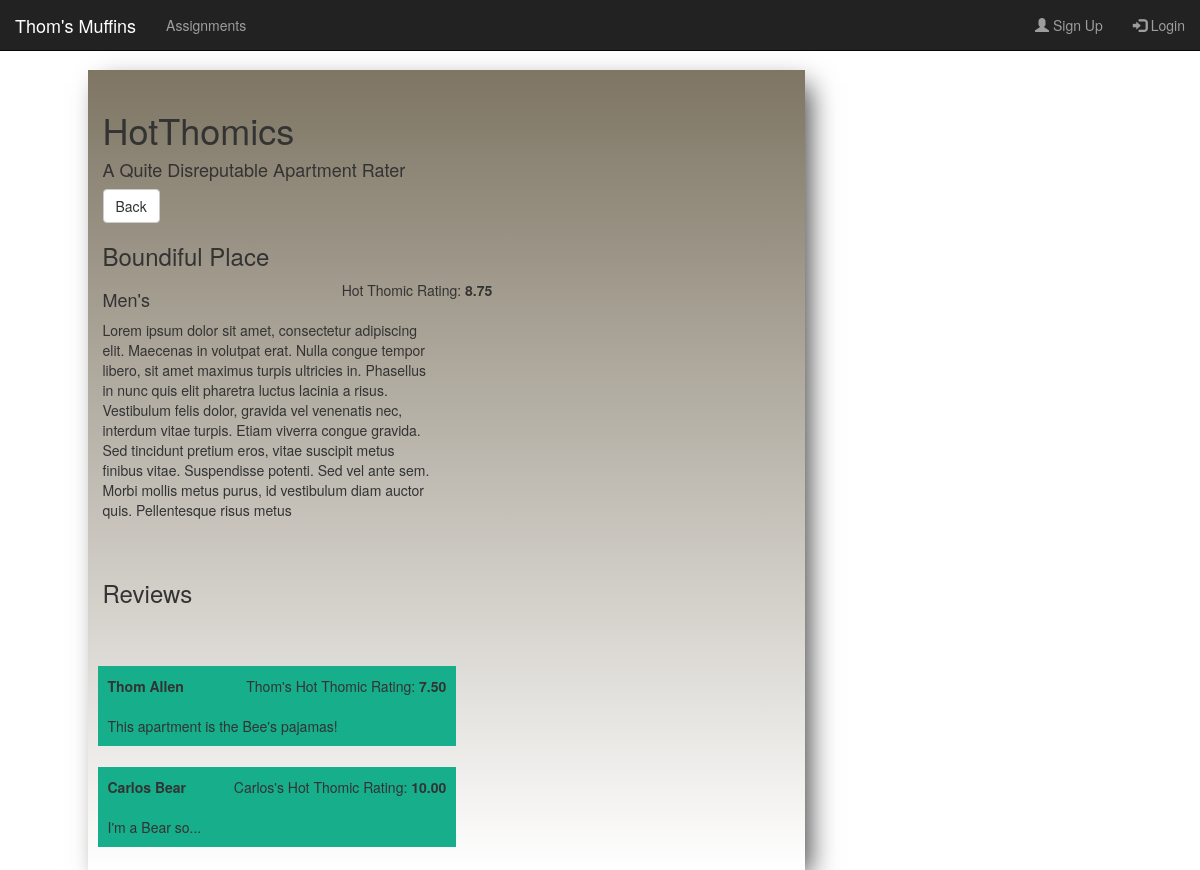
The app's page /assignments/phpDA/reviews.php?apt_id=1 with its own data.
### tables this page shows
CREATE TABLE complex
(
	id int NOT NULL AUTO_INCREMENT,
	name varchar(255) NOT NULL,
	description varchar(500) NOT NULL,
	gender_housing boolean NOT NULL,
	average_rating decimal(4, 2) NOT NULL,
	semester_price int NOT NULL,
	PRIMARY KEY (id)
);

CREATE TABLE user_review
(
	id int PRIMARY KEY NOT NULL AUTO_INCREMENT,
	user_id int NOT NULL,
	apt_id int NOT NULL,
	review varchar(1000),
	user_rating decimal(4, 2) NOT NULL,
	FOREIGN KEY (user_id) REFERENCES user(id),
	FOREIGN KEY (apt_id) REFERENCES complex(id)
);

CREATE TABLE user
(
	id int NOT NULL AUTO_INCREMENT UNIQUE,
	first_name varchar(80) NOT NULL,
	last_name varchar(80) NOT NULL,
	gender boolean NOT NULL,
	PRIMARY KEY (id)
);

### assignments/phpDA/reviews.php (the view, shortened to what this page needs)
<?php
    require_once('./db_user1.php');
    $apt_id = htmlspecialchars($_GET['apt_id']);
    $name = $description = $gender_housing = $average_rating = $semester_price = 0;
    try
    {
        foreach($db->query("SELECT name, description, gender_housing, average_rating, semester_price FROM complex WHERE id=$apt_id") as $row)
        {
            $apt_name = $row['name'];
            $description = $row['description'];
            $gender_housing = $row['gender_housing'];
            $average_rating = $row['average_rating'];
        }
        $results = $db->query("SELECT user_review.review, user_review.user_rating, user.first_name, user.last_name FROM user_review JOIN user ON user_review.user_id = user.id WHERE apt_id=$apt_id");
        $reviews = $results->fetchAll(PDO::FETCH_ASSOC);
    }
    catch (PDOException $ex)
    {
       echo 'Error!: ' . $ex->getMessage();
       die();
    }
?>
<html>
<head>
    <link rel="stylesheet" href="https://maxcdn.bootstrapcdn.com/bootstrap/3.3.6/css/bootstrap.min.css">
    <link rel="stylesheet" type="text/css" href="/cs313/app/css/main.css">
    <link rel="stylesheet" type="text/css" href="css/nav.css">
</head>
<body>
    <div class="row">
    <div class="content_div col-md-7 col-sm-8">
        <h1>HotThomics</h1>
        <h4>A Quite Disreputable Apartment Rater</h4>
        <a type="button" class="btn btn-default" role="button" href="./hotthomics.php">Back</a>
        <?php
            echo "<h3>" . $apt_name . "</h3>";
            echo "<div class='row'>";
            if (!$gender_housing) {
                echo "<h4 class='col-md-4 pull-left'>Men's</h4>";
            } else {
                echo "<h4 class='col-md-4 pull-left'>Women's</h4>";
            }
            echo "<div class='col-md-8 pull-right'>Hot Thomic Rating: <b>" . $average_rating . "</b></div>";
            echo "</div>";
            echo "<div class='row'>";
            echo "  <div class='col-md-6'>" . $description . "</div>";
            echo "  <div class='col-md-6'></div>";
            echo "</div>";
            echo "<br />";
            echo "<br />";
            echo "<h3>Reviews</h3><br />";
            echo "<br />";
            echo "<div class='row'>";
            foreach ($reviews as $value) {
                echo "<div class='user_review col-md-6'>";
                echo "<label class='pull-left'>" . $value["first_name"] . " " . $value["last_name"] . "</label>";
                echo "<div class='pull-right'>" . $value["first_name"]. "'s Hot Thomic Rating: <b>" . $value["user_rating"] . "</b></div><br />";
                echo "<br />";
                echo "<div class='pull-left'>" . $value["review"] . "</div>";
                echo "</div>";
                echo "<div class='col-md-6'></div>";
            }
            echo "</div>";
         ?>
    </div>
</body>
</html>

### css/main.css (style rules this page uses)
body { background-image: url("../images/mountain.JPG"); background-repeat: no-repeat; background-size: cover; background-attachment: fixed; }
.content_div { top: 70px; padding-top: 20px; background: #7E7563; background: -webkit-linear-gradient(#7E7563, #fff); background: -o-linear-gradient(#7E7563, #fff); background: -moz-linear-gradient(#7E7563, #fff); background: linear-gradient(#7E7563, #fff); bottom: 0; min-height: 100%; -webkit-box-shadow: 9px 10px 26px -5px rgba(64,64,64,1); -moz-box-shadow: 9px 10px 26px -5px rgba(64,64,64,1); box-shadow: 9px 10px 26px -5px rgba(64,64,64,1); }

### assignments/phpDA/css/nav.css (style rules this page uses)
.user_review { background-color: #16ae8b; margin: 10px; padding: 10px; }

### records on screen
complex: name "Boundiful Place", average_rating "8.75", description "Lorem ipsum dolor sit amet, consectetur adipiscing elit. Maecenas in volutpat erat. Nulla congue tempor libero, sit amet maximus turpis ultricies in. Phasellus in nunc quis elit pharetra luctus lacinia a risus. Vestibulum felis dolor, gravida vel venenatis nec, interdum vitae turpis. Etiam viverra congue gravida. Sed tincidunt pretium eros, vitae suscipit metus finibus vitae. Suspendisse potenti. Sed vel ante sem. Morbi mollis metus purus, id vestibulum diam auctor quis. Pellentesque risus metus"
user_review: user.first_name "Thom", user.last_name "Allen", user_rating "7.50", review "This apartment is the Bee's pajamas!"
user_review: user.first_name "Carlos", user.last_name "Bear", user_rating "10.00", review "I'm a Bear so..."
